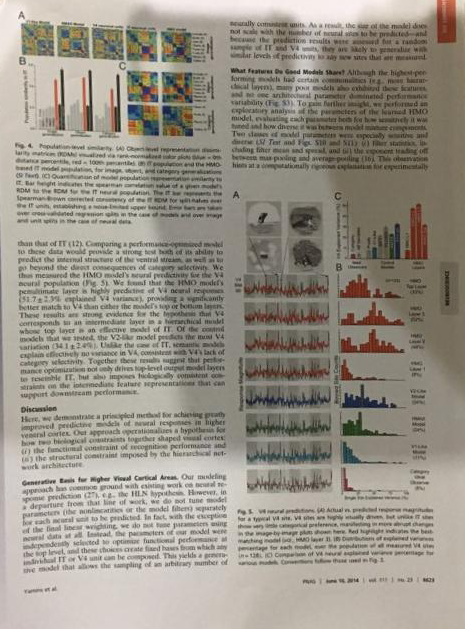
#> input picture original_14_small.png, 465 x 629 px
$ python main.py   (older library calls are emulated)
#> lines starting #> are read from the running program, lines starting #| are printed output that depends on the picture
#> in main, img is the input picture: shape (629, 465, 3); mean B, G, R 137, 148, 153.8
#> in main, `ycrcb = cv2.cvtColor(img, cv2.COLOR_BGR2YCrCb)`: ycrcb: shape (629, 465, 3); mean of channels 0, 1, 2 148.5, 131.9, 121.5
import cv2
import numpy as np
from tqdm import tqdm


def water_filling(img):

    original_shape = img.shape
#> original_shape = (629, 465)

    img = cv2.resize(img, (0, 0), fx=0.2, fy=0.2,
                     interpolation=cv2.INTER_LINEAR_EXACT)
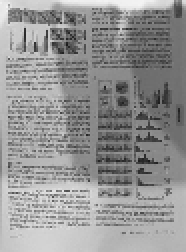
#> img: shape (126, 93) (shown 2 times larger); min 26, max 243, mean 148.4

    h, w = img.shape
#> h = 126; w = 93

    neta = 0.2

    # Water
    w_ = np.zeros((h, w), dtype=np.float)

    # Overall height
    G_ = np.zeros((h, w), dtype=np.float)

    h_ = img.copy()
    h_ = img.astype(np.float)

    x = np.linspace(1, w-2, w-2)
#> x = 91 values from 1 to 91
    y = np.linspace(1, h-2, h-2)
#> y = 124 values from 1 to 124

    X, Y = np.meshgrid(x, y)
    X = X.astype(np.uint)
    Y = Y.astype(np.uint)

    # Left (x-delta)
    lx, ly = X-1, Y
    # Right (x+delta)
    rx, ry = X+1, Y
    # Top (y-delta)
    tx, ty = X, Y-1
    # Btm (y+delta)
    bx, by = X, Y+1

    print("[MSG] Water filling in progress ...")
    for t in tqdm(range(2500)):
        G_ = w_ + h_

        # Find peak
        G_peak = np.amax(G_)

        pouring = np.exp(-t) * (G_peak - G_)

        left = -G_[Y, X] + G_[ly, lx]
        left[left > 0] = 0

        right = -G_[Y, X] + G_[ry, rx]
        right[right > 0] = 0

        top = -G_[Y, X] + G_[ty, tx]
        top[top > 0] = 0

        btm = -G_[Y, X] + G_[by, bx]
        btm[btm > 0] = 0

        del_w = neta * (left + right + top + btm)

        # del_w : (w-2) * (h-2)
        # pouring : w * h
        # w_ : w * h

        # To match the shape of del_w, padding is required
        del_w = np.pad(del_w, ((1, 1), (1, 1)),
                       'constant', constant_values=0)

        temp = del_w + pouring + w_

        temp[temp < 0] = 0

        w_[1: h - 2, 1: w - 2] = temp[1: h - 2, 1: w - 2]
#> this loop made 2500 passes
#> pass 1, in water_filling, `top = -G_[Y, X] + G_[ty, tx]`:
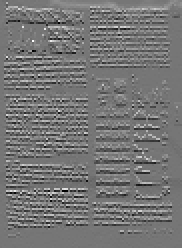
#> top: shape (124, 91) float64 (shown 2 times larger); min -137, max 159, mean 0.2; drawn with min black and max white
#> after the loop:
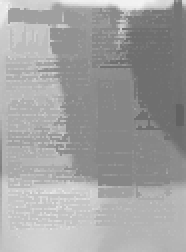
#> G_: shape (126, 93) float64 (shown 2 times larger); min 98, max 243, mean 161.9
#> after the loop:
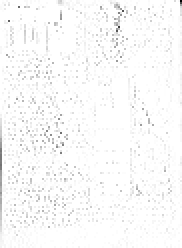
#> left: shape (124, 91) float64 (shown 2 times larger); min -86, max 0, mean -1.71; drawn with min black and max white

    h, w = original_shape
#> h = 629; w = 465

    G_ = cv2.resize(G_, (w, h), interpolation=cv2.INTER_LINEAR)
#> G_: shape (629, 465) float64
    G_ = G_.astype(np.uint8)

    return G_


def incre_filling(h_, original):

    h_ = h_.astype(np.float)
#> h_: shape (629, 465) float64
    original = original.astype(np.float)

    h, w = h_.shape
#> h = 629; w = 465

    neta = 0.2

    # Water
    w_ = np.zeros((h, w), dtype=np.float)

    # Overall height
    G_ = np.zeros((h, w), dtype=np.float)

    x = np.linspace(1, w-2, w-2)
#> x = 463 values from 1 to 463
    y = np.linspace(1, h-2, h-2)

    X, Y = np.meshgrid(x, y)
    X = X.astype(np.uint)
    Y = Y.astype(np.uint)

    lx, ly = X-1, Y
    rx, ry = X+1, Y
    tx, ty = X, Y-1
    bx, by = X, Y+1

    print("[MSG] Incremental filling in progress ...")
    for t in tqdm(range(100)):
        G_ = w_ + h_

        left = -G_[Y, X] + G_[ly, lx]
        right = -G_[Y, X] + G_[ry, rx]
        top = -G_[Y, X] + G_[ty, tx]
        btm = -G_[Y, X] + G_[by, bx]

        del_w = neta * (left + right + top + btm)

        # del_w : (w-2) * (h-2)
        # pouring : w * h
        # w_ : w * h

        # To match the shape of del_w, padding is required
        del_w = np.pad(del_w, ((1, 1), (1, 1)),
                       'constant', constant_values=0)

        temp = del_w + w_

        temp[temp < 0] = 0

        w_[1: h - 2, 1: w - 2] = temp[1: h - 2, 1: w - 2]
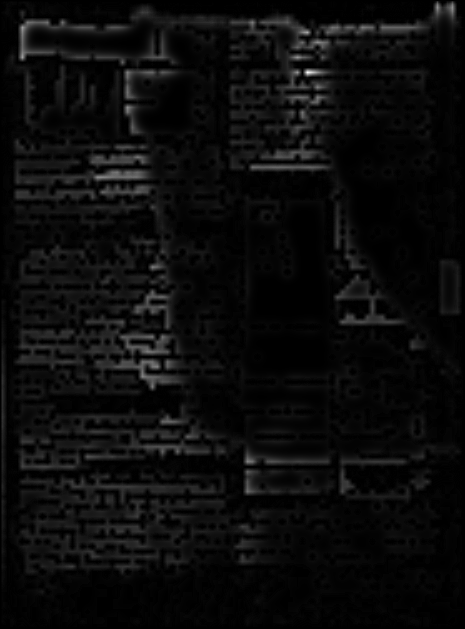
#> temp: shape (629, 465) float64; min 0, max 70.18, mean 3.3; drawn with min black and max white

    output = 0.85 * original / G_ * 255
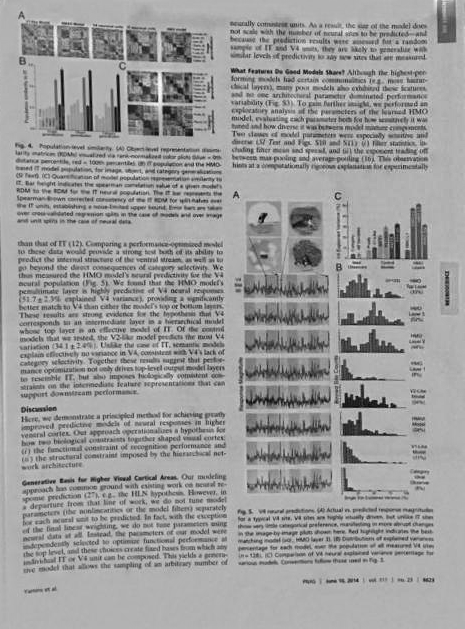
#> output: shape (629, 465) float64; min 26.65, max 298.5, mean 194.2; drawn with min black and max white
    output = output.astype(np.uint8)

    return output


def main():
    img = cv2.imread("./original_14_small.png")

    ycrcb = cv2.cvtColor(img, cv2.COLOR_BGR2YCrCb)

    y, cr, cb = cv2.split(ycrcb)

    G_ = water_filling(y)
    G_ = incre_filling(G_, y)

    merged = cv2.merge([G_, cr, cb], 3)
#> merged: shape (629, 465, 3); mean of channels 0, 1, 2 193.4, 131.9, 121.5
    merged = cv2.cvtColor(merged, cv2.COLOR_YCrCb2BGR)
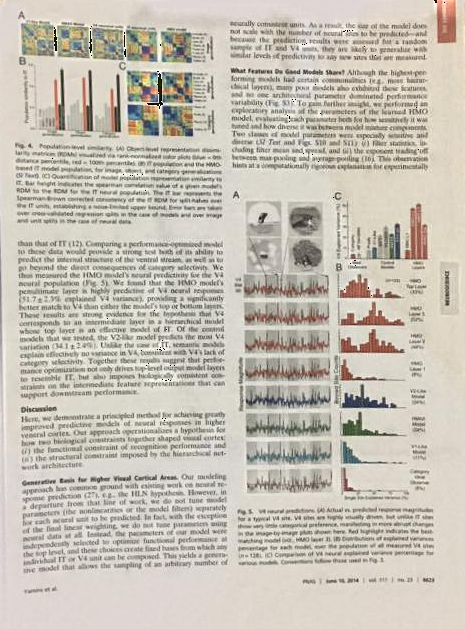
#> merged: shape (629, 465, 3); mean B, G, R 182, 193, 198.8

    cv2.imshow("after", merged)
    cv2.imshow("before", img)
    cv2.waitKey(0)
    cv2.destroyAllWindows()


if __name__ == "__main__":
    main()
